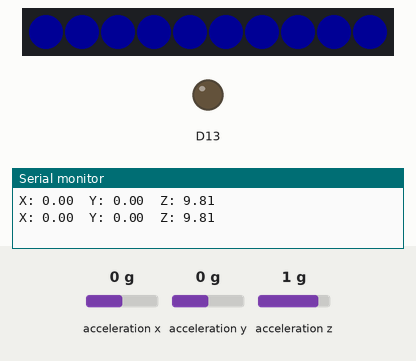
Recording of a sketch running on a simulated Adafruit Circuit Playground Express. Parts: 10 RGB LEDs in strip order, left to right, output pins drawn as LEDs (lit = HIGH), the last lines printed to the serial monitor. The inputs (shaded band) are chosen by the test bench; at power-on: acceleration x 0 g, acceleration z 1 g, acceleration y 0 g. Dim RGB values are drawn brighter than linear.

Above: at 1.2 s.
1.3 s: acceleration x set to -1.4 g
At 2.6 s:
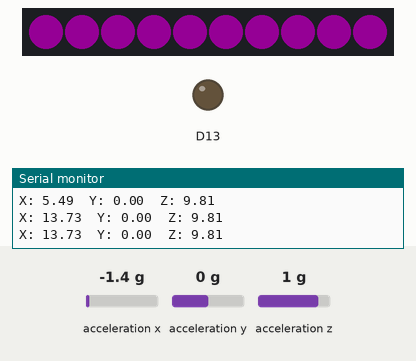
3.0 s: acceleration z set to 0 g
At 3.9 s:
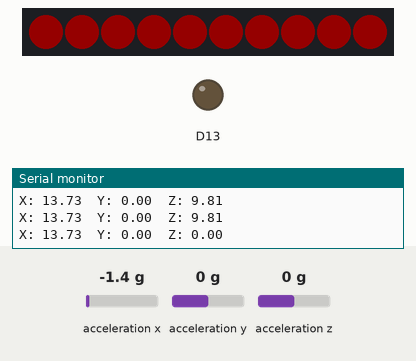
5.0 s: acceleration x set to 0 g
At 6.3 s:
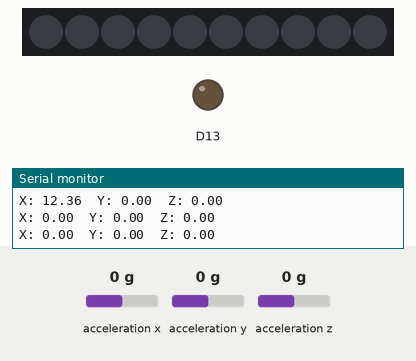
7.0 s: acceleration y set to -1.4 g
At 8.5 s:
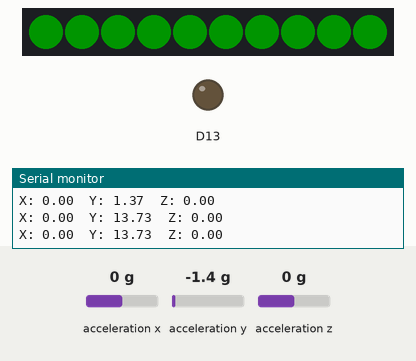
9.0 s: acceleration x set to -0.8 g
At 10.4 s:
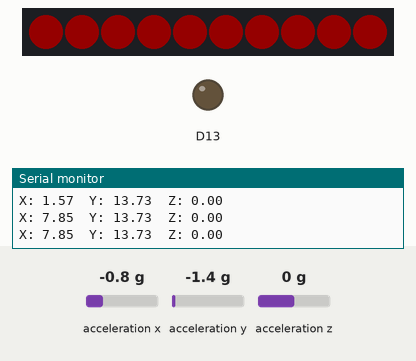
Timing chart, 0 to 11.6 s (numbered marks = the images above; inputs shaded):
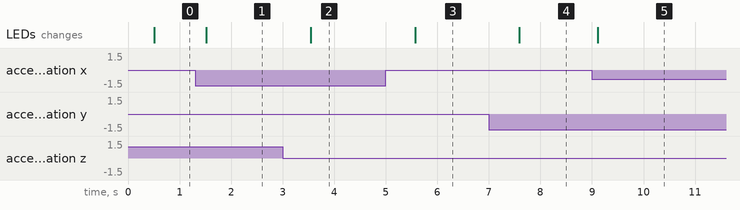

The sketch:

LaserLevel.ino
```cpp
#include <Adafruit_CircuitPlayground.h>

float X, Y, Z;

float xzThresh = 0.4;
float yThresh = 9.90;

void setup() {
  Serial.begin(9600);
  CircuitPlayground.begin();
}

void loop() {
  X = 0;
  Y = 0;
  Z = 0;
  int numberReadings = 10;
  for (int j = 0; j < numberReadings; j++) {
    X += abs(CircuitPlayground.motionX());
    Y += abs(CircuitPlayground.motionY());
    Z += abs(CircuitPlayground.motionZ());
    delay(50);
  }
  X = X / numberReadings;
  Y = Y / numberReadings;
  Z = Z / numberReadings;

  Serial.print("X: ");
  Serial.print(X);
  Serial.print("  Y: ");
  Serial.print(Y);
  Serial.print("  Z: ");
  Serial.println(Z);

  if (X < xzThresh && Z < xzThresh && Y >= yThresh) {
    for (int i = 0; i < 10; i++) {
      CircuitPlayground.setPixelColor(i,   0, 255,   0);
    }
  }
  else if(X >= xzThresh && Z < xzThresh){
    for (int i = 0; i < 10; i++) {
      CircuitPlayground.setPixelColor(i,   255, 0,   0);
    }
  }
  else if(Z >= xzThresh && X < xzThresh){
    for (int i = 0; i < 10; i++) {
      CircuitPlayground.setPixelColor(i,   0, 0,   255);
    }
  }
  else if(Z >= xzThresh && X >= xzThresh){
    for (int i = 0; i < 10; i++) {
      CircuitPlayground.setPixelColor(i,   255, 0,   255);
    }
  }
  else CircuitPlayground.clearPixels();

  //delay(500);
}
```

Measured:
- after the input at 1.3 s, the LEDs: change after 0.22 s (image 1)
- after the input at 3.0 s, the LEDs: change after 0.55 s (image 2)
- after the input at 5.0 s, the LEDs: change after 0.57 s (image 3)
- after the input at 7.0 s, the LEDs: change after 0.59 s (image 4)
- after the input at 9.0 s, the LEDs: change after 0.11 s (image 5)
